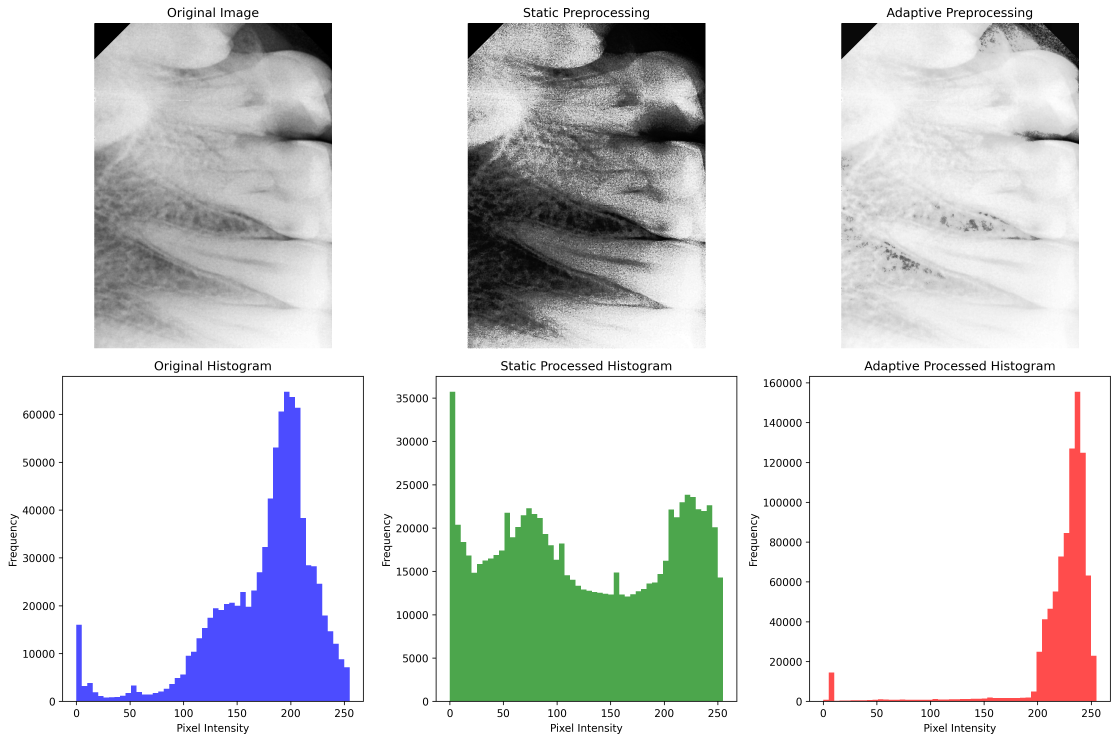
#> input picture results_IS20250115_171841_9465_61003253.dcm.png, 4471 x 2965 px (shown at 1/4 size)
$ python -i dobbe.py   (imports and definitions only)   (older library calls are emulated)
#> lines starting #> are read from the running program, lines starting #| are printed output that depends on the picture
#!/usr/bin/env python3
"""
Adaptive Image Preprocessing Pipeline for IOPA X-rays
Dobbe AI - Data Science Intern Assignment

This module implements an adaptive image preprocessing pipeline that intelligently
adjusts image parameters based on the characteristics of input IOPA X-ray images.
"""

import os
import numpy as np
import cv2
from PIL import Image
import pydicom
import matplotlib.pyplot as plt
import seaborn as sns
from scipy import ndimage
from skimage import filters, restoration, measure, feature
from skimage.metrics import structural_similarity as ssim, peak_signal_noise_ratio as psnr
import warnings
# [1 line not run here, left out]

class DICOMHandler:
    """Handler for DICOM file operations"""

    # [48 lines left out: functions read_dicom, visualize_dicom, not called in this run]

class ImageQualityAnalyzer:
    """Analyzer for image quality metrics"""

    @staticmethod
    def calculate_brightness(image):
        """Calculate brightness as mean pixel intensity"""
        return np.mean(image)

    @staticmethod
    def calculate_contrast_std(image):
        """Calculate contrast as standard deviation of pixel intensities"""
        return np.std(image)

    @staticmethod
    def calculate_rms_contrast(image):
        """Calculate RMS contrast"""
        mean_intensity = np.mean(image)
        return np.sqrt(np.mean((image - mean_intensity) ** 2))

    @staticmethod
    def calculate_michelson_contrast(image):
        """Calculate Michelson contrast"""
        max_intensity = np.max(image)
        min_intensity = np.min(image)
        if max_intensity + min_intensity == 0:
            return 0
        return (max_intensity - min_intensity) / (max_intensity + min_intensity)

    @staticmethod
    def calculate_sharpness_laplacian(image):
        if len(image.shape) == 3:
          image = cv2.cvtColor(image, cv2.COLOR_RGB2GRAY)

    # Ensure image is uint8 for OpenCV Laplacian
        if image.dtype != np.uint8:
            image = cv2.normalize(image, None, 0, 255, cv2.NORM_MINMAX).astype(np.uint8)

        return cv2.Laplacian(image, cv2.CV_64F).var()


    @staticmethod
    def calculate_sharpness_tenengrad(image):
        """Calculate sharpness using Tenengrad method"""
        if len(image.shape) == 3:
            image = cv2.cvtColor(image, cv2.COLOR_RGB2GRAY)

        sobel_x = cv2.Sobel(image.astype(np.float32), cv2.CV_64F, 1, 0, ksize=3)
        sobel_y = cv2.Sobel(image.astype(np.float32), cv2.CV_64F, 0, 1, ksize=3)
        return np.mean(sobel_x**2 + sobel_y**2)

    @staticmethod
    def estimate_noise_std(image):
        """Estimate noise using standard deviation in flat regions"""
        # Use median filter to estimate noise
        median_filtered = cv2.medianBlur(image.astype(np.uint8), 5)
        noise = image.astype(np.float32) - median_filtered.astype(np.float32)
        return np.std(noise)

    @staticmethod
    def estimate_noise_wavelet(image):
        """Estimate noise using wavelet-based method"""
        try:
            from skimage.restoration import estimate_sigma
            return estimate_sigma(image, average_sigmas=True)
        except ImportError:
            # Fallback to standard deviation method
            return ImageQualityAnalyzer.estimate_noise_std(image)

    @staticmethod
    def analyze_image_quality(image):
        """
        Comprehensive image quality analysis

        Args:
            image (numpy.ndarray): Input image

        Returns:
            dict: Dictionary containing all quality metrics
        """
        # Normalize image to 0-255 range for consistent analysis
        if image.dtype != np.uint8:
            image_norm = cv2.normalize(image, None, 0, 255, cv2.NORM_MINMAX).astype(np.uint8)
        else:
            image_norm = image

        metrics = {
            'brightness': ImageQualityAnalyzer.calculate_brightness(image_norm),
            'contrast_std': ImageQualityAnalyzer.calculate_contrast_std(image_norm),
            'contrast_rms': ImageQualityAnalyzer.calculate_rms_contrast(image_norm),
            'contrast_michelson': ImageQualityAnalyzer.calculate_michelson_contrast(image_norm),
            'sharpness_laplacian': ImageQualityAnalyzer.calculate_sharpness_laplacian(image_norm),
            'sharpness_tenengrad': ImageQualityAnalyzer.calculate_sharpness_tenengrad(image_norm),
            'noise_std': ImageQualityAnalyzer.estimate_noise_std(image_norm),
            'noise_wavelet': ImageQualityAnalyzer.estimate_noise_wavelet(image_norm)
        }

        return metrics

class StaticPreprocessor:
    """Static preprocessing pipeline (baseline)"""

    # [28 lines left out: function preprocess, not called in this run]

class AdaptivePreprocessor:
    """Adaptive preprocessing pipeline"""

    def __init__(self):
        self.quality_analyzer = ImageQualityAnalyzer()

    def _adaptive_contrast_enhancement(self, image, contrast_metrics):
        """Apply adaptive contrast enhancement based on image characteristics"""
        contrast_std = contrast_metrics['contrast_std']
        contrast_rms = contrast_metrics['contrast_rms']

        if contrast_std < 30:  # Low contrast
            # Apply CLAHE with higher clip limit
            clahe = cv2.createCLAHE(clipLimit=3.0, tileGridSize=(8,8))
            enhanced = clahe.apply(image)
        elif contrast_std > 80:  # High contrast
            # Apply mild histogram equalization
            enhanced = cv2.equalizeHist(image)
            enhanced = cv2.addWeighted(image, 0.7, enhanced, 0.3, 0)
        else:  # Normal contrast
            # Apply standard CLAHE
            clahe = cv2.createCLAHE(clipLimit=2.0, tileGridSize=(8,8))
            enhanced = clahe.apply(image)

        return enhanced

    # [42 lines left out: functions _adaptive_sharpening, _adaptive_denoising, not called in this run]

    def _adaptive_brightness_adjustment(self, image, brightness_metric):
        """Apply adaptive brightness adjustment"""
        brightness = brightness_metric['brightness']

        if brightness < 80:  # Too dark
            # Increase brightness
            adjusted = cv2.convertScaleAbs(image, alpha=1.2, beta=20)
        elif brightness > 180:  # Too bright
            # Decrease brightness
            adjusted = cv2.convertScaleAbs(image, alpha=0.8, beta=-10)
        else:  # Acceptable brightness
            adjusted = image

        return adjusted

    def preprocess(self, image):
        """
        Apply adaptive preprocessing pipeline

        Args:
            image (numpy.ndarray): Input image

        Returns:
            tuple: (preprocessed_image, quality_metrics)
        """
        # Normalize to 0-255
        if image.dtype != np.uint8:
            processed = cv2.normalize(image, None, 0, 255, cv2.NORM_MINMAX).astype(np.uint8)
        else:
            processed = image.copy()

        # Analyze image quality
        quality_metrics = self.quality_analyzer.analyze_image_quality(processed)

        # Apply adaptive adjustments in sequence
        processed = self._adaptive_brightness_adjustment(processed, quality_metrics)
        processed = self._adaptive_contrast_enhancement(processed, quality_metrics)
        processed = self._adaptive_denoising(processed, quality_metrics)
        processed = self._adaptive_sharpening(processed, quality_metrics)

        return processed, quality_metrics

class PipelineEvaluator:
    """Evaluator for preprocessing pipeline performance"""

    # [46 lines left out: functions calculate_psnr, calculate_ssim, calculate_edge_enhancement, evaluate_pipeline, not called in this run]

class AdaptivePreprocessingPipeline:
    """Main pipeline class orchestrating the entire preprocessing workflow"""

    # [158 lines left out: functions __init__, process_single_image, visualize_results, print_metrics_comparison, main, not called in this run]

# [2 lines not run here, left out]

>>> import cv2
>>> picture = cv2.cvtColor(cv2.imread('results_IS20250115_171841_9465_61003253.dcm.png'), cv2.COLOR_BGR2RGB)
>>> result = AdaptivePreprocessor().preprocess(picture)
#> in calculate_rms_contrast, `mean_intensity = np.mean(image)`: mean_intensity = 217.4
#> in calculate_michelson_contrast, `max_intensity = np.max(image)`: max_intensity = 255
#> in calculate_michelson_contrast, `min_intensity = np.min(image)`: min_intensity = 0
#> in calculate_sharpness_laplacian, `image = cv2.cvtColor(image, cv2.COLOR_RGB2GRAY)`:
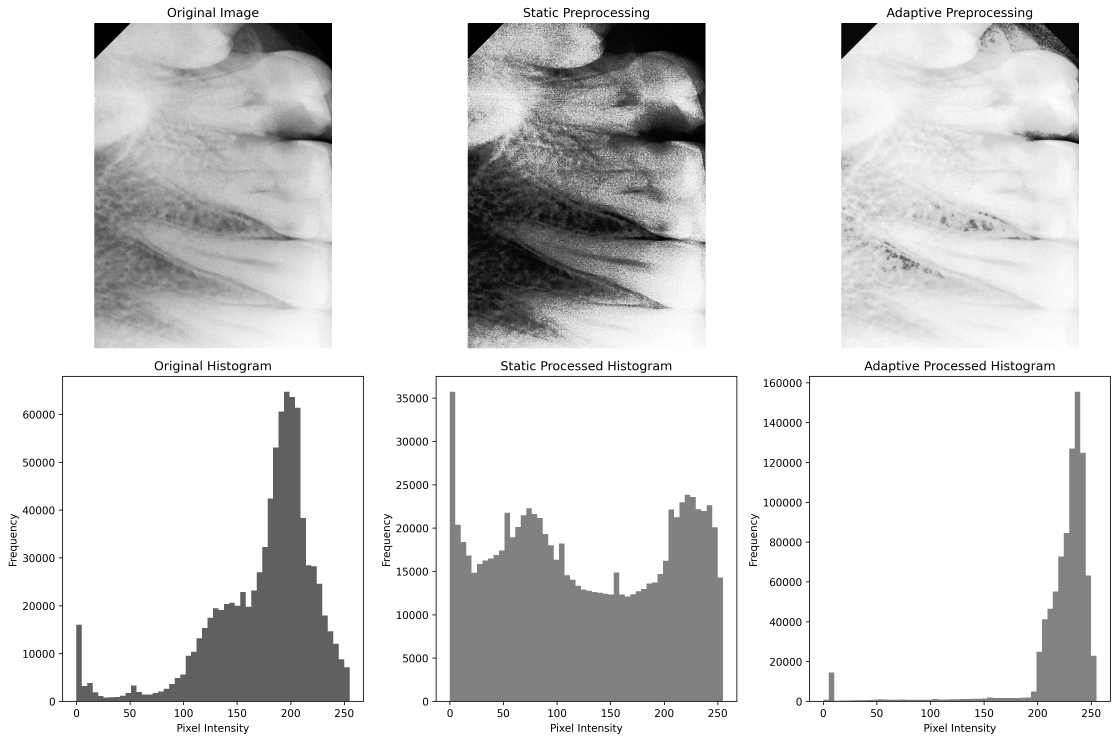
#> image: shape (2965, 4471) (shown at 1/4 size); min 0, max 255, mean 217.4
#> in calculate_sharpness_tenengrad, `sobel_x = cv2.Sobel(image.astype(np.float32), cv2.CV_64F, 1, 0, ksize=3)`:
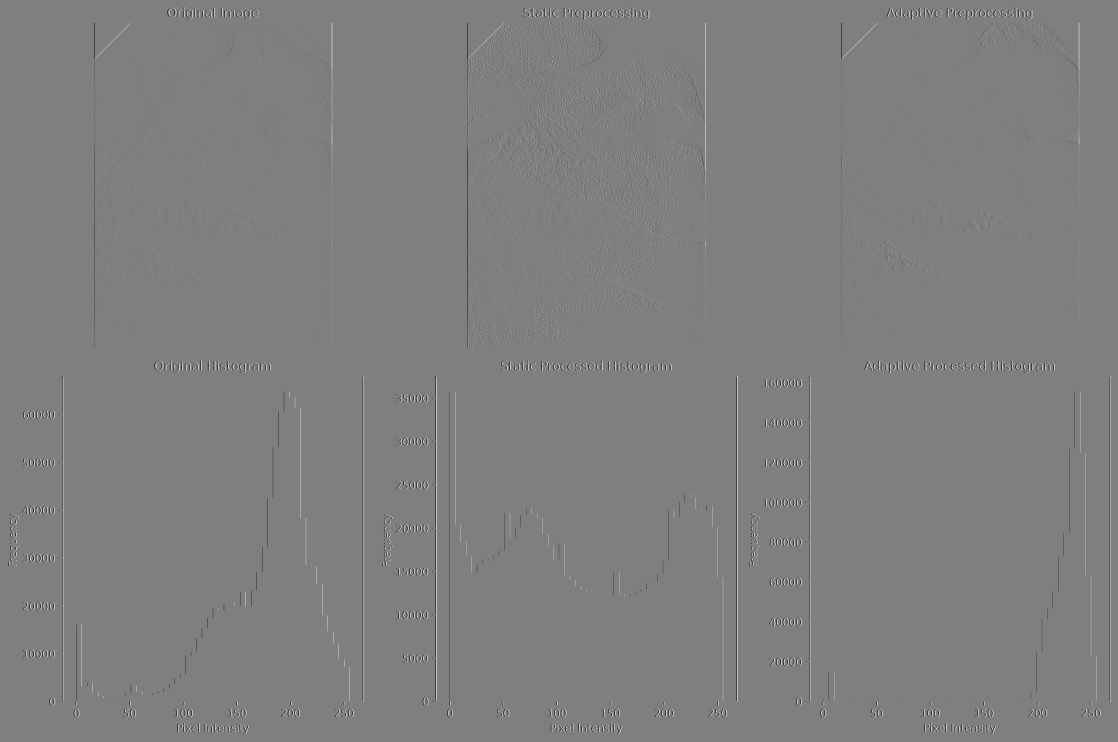
#> sobel_x: shape (2965, 4471) float64 (shown at 1/4 size); min -1020, max 1020, mean 0; drawn with min black and max white
#> in analyze_image_quality, `metrics = { 'brightness': ImageQualityAnalyzer.calculate_brightness(im..`: metrics = {'brightness': 217.4, 'contrast_std': 66.87, 'contrast_rms': 66.87, 'contrast_michelson': 1, 'sharpness_laplacian': 729.5, 'sharpness_tenengrad': 12435.3, 'noise_std': 6.46, 'noise_wavelet': 6.49e-47}
#> in preprocess, `quality_metrics = self.quality_analyzer.analyze_image_quality(processed)`: quality_metrics has the same summary as metrics in analyze_image_quality
#> in _adaptive_brightness_adjustment, `brightness = brightness_metric['brightness']`: brightness = 217.4
#> in _adaptive_brightness_adjustment, `adjusted = cv2.convertScaleAbs(image, alpha=0.8, beta=-10)`:
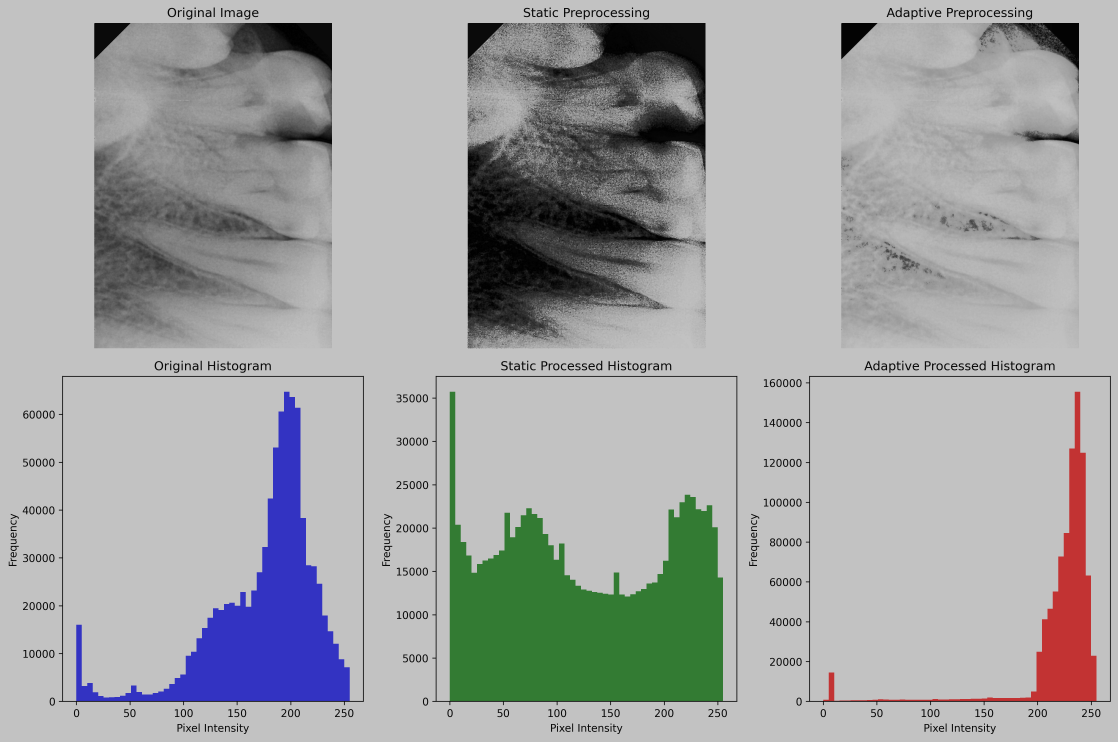
#> adjusted: shape (2965, 4471, 3) (shown at 1/4 size); mean R, G, B 162.8, 164.8, 165.1
#> in _adaptive_contrast_enhancement, `contrast_std = contrast_metrics['contrast_std']`: contrast_std = 66.87
#> (the run stopped early here; a loop or call above may not have finished)
